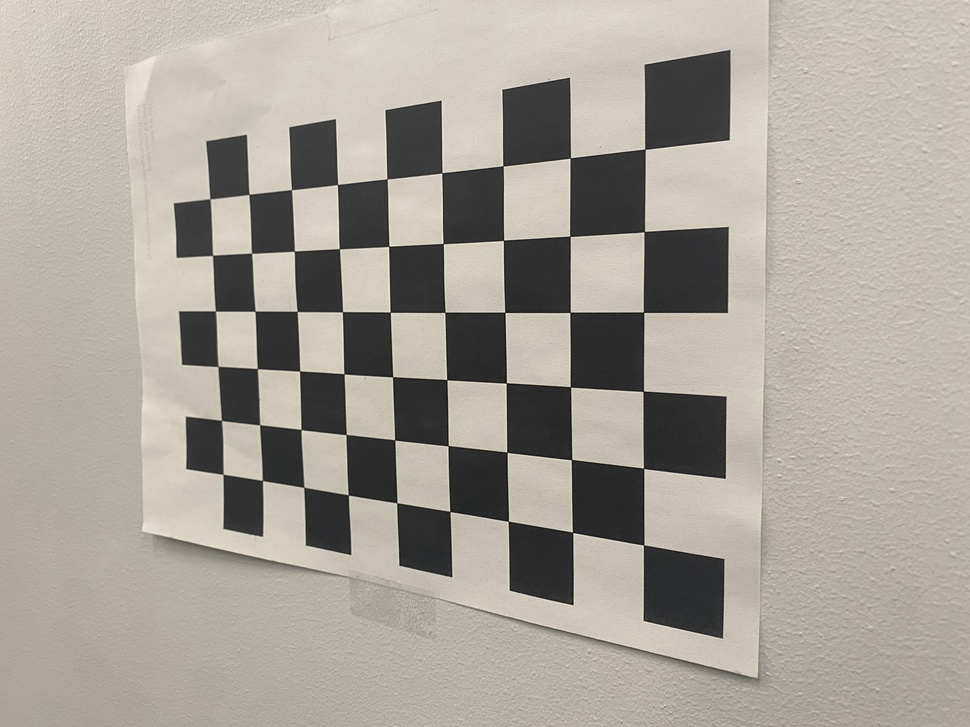
#> input picture Strike zone overlay/Calibration_pictures/IMG_5154.JPG, 970 x 727 px, shrunk from 4032 x 3024 before the run, given in place of IMG_5154.JPG, which was not available
$ jupyter execute Camera_Calibration_test.ipynb
#> lines starting #> are read from the running program, lines starting #| are printed output that depends on the picture; after the words box and inside, x2 and y2 are one past the last pixel; in counts of white or black regions, pixels touching at a corner belong together; long printed decimals are rounded; pictures that were not available may be replaced by others from this repository, and a replacement may not be noted
[cell 1]
# [19 lines of commented-out code are left out]

[cell 2]
# [49 lines of commented-out code are left out]

[cell 3]
# print(ret)

[cell 4]
# [7 lines of commented-out code are left out]

[cell 5]
import numpy as np
import cv2
import glob
import argparse

# termination criteriab
criteria = (cv2.TERM_CRITERIA_EPS + cv2.TERM_CRITERIA_MAX_ITER, 30, 0.001)


def calibrate(dirpath, prefix, image_format, square_size, width=9, height=6):
    """ Apply camera calibration operation for images in the given directory path. """
#> called with dirpath = '', prefix = '', image_format = 'JPG', square_size = 0.025, width = 9, height = 6
    # prepare object points, like (0,0,0), (1,0,0), (2,0,0) ....,(8,6,0)
    objp = np.zeros((height*width, 3), np.float32)
    objp[:, :2] = np.mgrid[0:width, 0:height].T.reshape(-1, 2)

    objp = objp * square_size

    # Arrays to store object points and image points from all the images.
    objpoints = []  # 3d point in real world space
    imgpoints = []  # 2d points in image plane.

    if dirpath[-1:] == '/':
        dirpath = dirpath[:-1]

    images = glob.glob(dirpath+'/' + prefix + '*.' + image_format)

    for fname in images:
        img = cv2.imread(fname)
#> img is the input picture: shape (727, 970, 3); mean B, G, R 151.7, 161.6, 167.6
        gray = cv2.cvtColor(img, cv2.COLOR_BGR2GRAY)

        # Find the chess board corners
        ret, corners = cv2.findChessboardCorners(gray, (width, height), None)
#> ret = True; corners = 54 rows, first 8: [643.9, 544.7], [572.7, 532.4], [508, 521.1], [449.9, 511.4], [397, 503], [348.3, 495], [303.7, 487.1], [262.5, 480.5]

        # If found, add object points, image points (after refining them)
        if ret:
            objpoints.append(objp)

            corners2 = cv2.cornerSubPix(gray, corners, (11, 11), (-1, -1), criteria)
#> corners2 = 54 rows, first 8: [643.6, 544.9], [572.5, 532.3], [508.4, 521.3], [449.8, 511.4], [396.8, 502.7], [348.3, 494.8], [303.8, 487.3], [262.4, 480.5]
            imgpoints.append(corners2)

            # Draw and display the corners
            img = cv2.drawChessboardCorners(img, (width, height), corners2, ret)
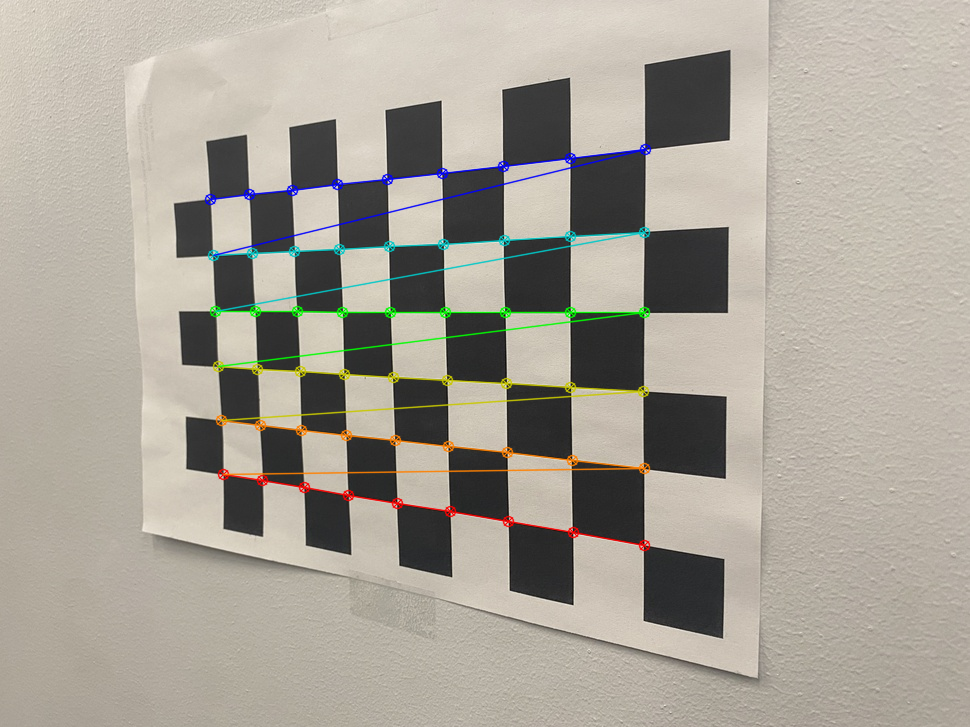
#> img: shape (727, 970, 3); 2.62% of pixels changed, all inside (x1, y1, x2, y2) = (204, 143, 652, 552)

    ret, mtx, dist, rvecs, tvecs = cv2.calibrateCamera(objpoints, imgpoints, gray.shape[::-1], None, None)
#> ret = 0.382; mtx = [[819.3, 0, 447.8], [0, 819.5, 361], [0, 0, 1]]; dist = [[-0.159, 4.37, -0.0019, 0.00814, -23.03]]; rvecs = ([-0.906, 0.157, -3],); tvecs = ([0.0631, 0.0593, 0.266],)

    return [ret, mtx, dist, rvecs, tvecs]
def save_coefficients(mtx, dist, path):
    """ Save the camera matrix and the distortion coefficients to given path/file. """
    cv_file = cv2.FileStorage(path, cv2.FILE_STORAGE_WRITE)
    cv_file.write("K", mtx)
    cv_file.write("D", dist)
    # note you *release* you don't close() a FileStorage object
    cv_file.release()
def load_coefficients(path):
    """ Loads camera matrix and distortion coefficients. """
    # FILE_STORAGE_READ
    cv_file = cv2.FileStorage(path, cv2.FILE_STORAGE_READ)

    # note we also have to specify the type to retrieve other wise we only get a
    # FileNode object back instead of a matrix
    camera_matrix = cv_file.getNode("K").mat()
    dist_matrix = cv_file.getNode("D").mat()

    cv_file.release()
    return [camera_matrix, dist_matrix]

[cell 6]
# [11 lines of commented-out code are left out]
ret, mtx, dist, rvecs, tvecs = calibrate("", "", "JPG", .025, 9, 6)
#> ret = 0.382; mtx = [[819.3, 0, 447.8], [0, 819.5, 361], [0, 0, 1]]; dist = [[-0.159, 4.37, -0.0019, 0.00814, -23.03]]; rvecs = ([-0.906, 0.157, -3],); tvecs = ([0.0631, 0.0593, 0.266],)
# save_coefficients(mtx, dist, args.save_file)
print("Calibration is finished. RMS: ", ret)
#| Calibration is finished. RMS:  0.3822

[cell 7]
print(mtx)
#| [[819.280   0.         447.777 ]
#|  [  0.         819.451 360.978 ]
#|  [  0.           0.           1.        ]]


$ run again, on Strike zone overlay/Calibration_pictures/IMG_5155.JPG
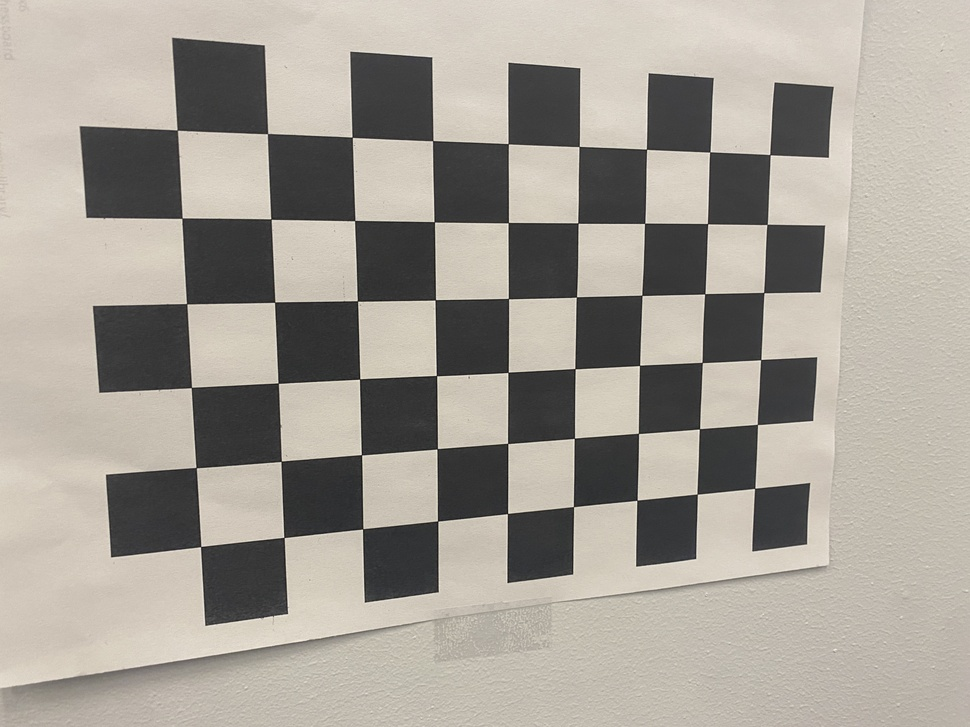
#> input picture Strike zone overlay/Calibration_pictures/IMG_5155.JPG, 970 x 727 px, shrunk from 4032 x 3024 before the run, given in place of IMG_5155.JPG, which was not available
#> in calibrate, img is the input picture: shape (727, 970, 3); mean B, G, R 149.9, 158.6, 164.1
#> in calibrate, `ret, corners = cv2.findChessboardCorners(gray, (width, height), None)`: ret = True; corners = 54 rows, first 8: [754.7, 488.3], [697.2, 494.1], [637, 500.3], [573.5, 506.6], [507.5, 513.5], [437.7, 520.9], [362.7, 528.8], [284, 537.5]
#> corners2 = 54 rows, first 8: [754.7, 488.3], [697.2, 494.1], [637, 500.3], [573.5, 506.6], [507.5, 513.5], [437.6, 521], [362.6, 528.8], [284, 537.5]
#> in calibrate, `img = cv2.drawChessboardCorners(img, (width, height), corners2, ret)`:
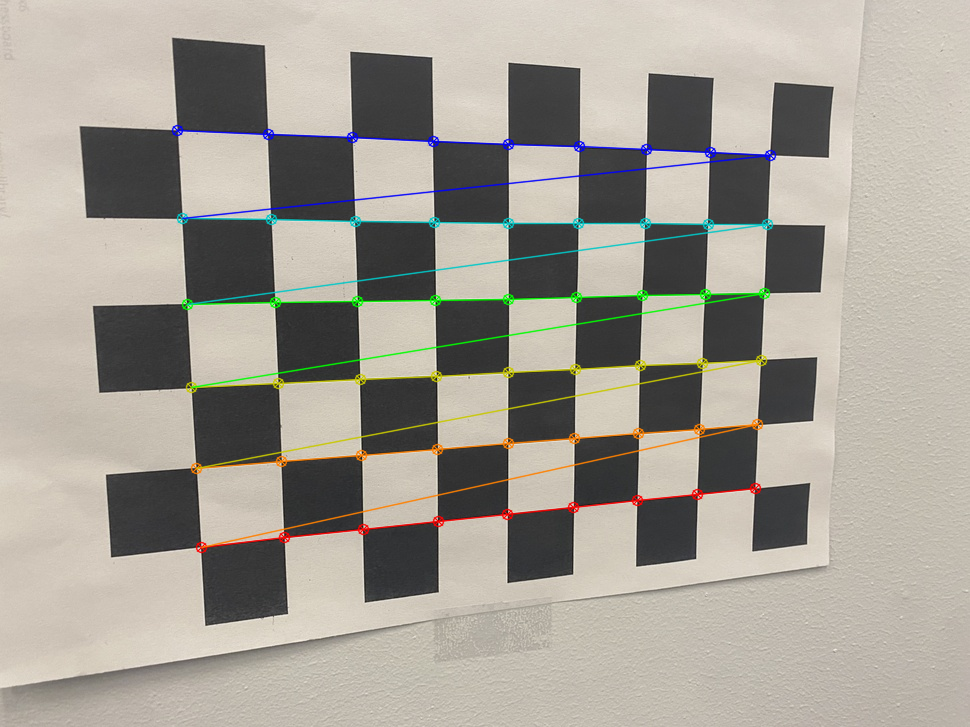
#> img: shape (727, 970, 3); 3.3% of pixels changed, all inside (x1, y1, x2, y2) = (171, 124, 777, 554)
#> in calibrate, `ret, mtx, dist, rvecs, tvecs = cv2.calibrateCamera(objpoints, imgpoint..`: ret = 0.28; mtx = [[851.7, 0, 498.9], [0, 845.2, 378], [0, 0, 1]]; dist = [[0.296, -2.09, -0.0012, -0.00329, 4.42]]; rvecs = ([-0.503, -0.235, 3.07],); tvecs = ([0.0978, 0.0425, 0.329],)
#> `ret, mtx, dist, rvecs, tvecs = calibrate("", "", "JPG", .025, 9, 6)`: ret = 0.28; mtx = [[851.7, 0, 498.9], [0, 845.2, 378], [0, 0, 1]]; dist = [[0.296, -2.09, -0.0012, -0.00329, 4.42]]; rvecs = ([-0.503, -0.235, 3.07],); tvecs = ([0.0978, 0.0425, 0.329],)
#| Calibration is finished. RMS:  0.2803
#| [[851.695   0.         498.944]
#|  [  0.         845.188 377.975]
#|  [  0.           0.           1.        ]]

$ run again, on Strike zone overlay/Calibration_pictures/IMG_5156.JPG
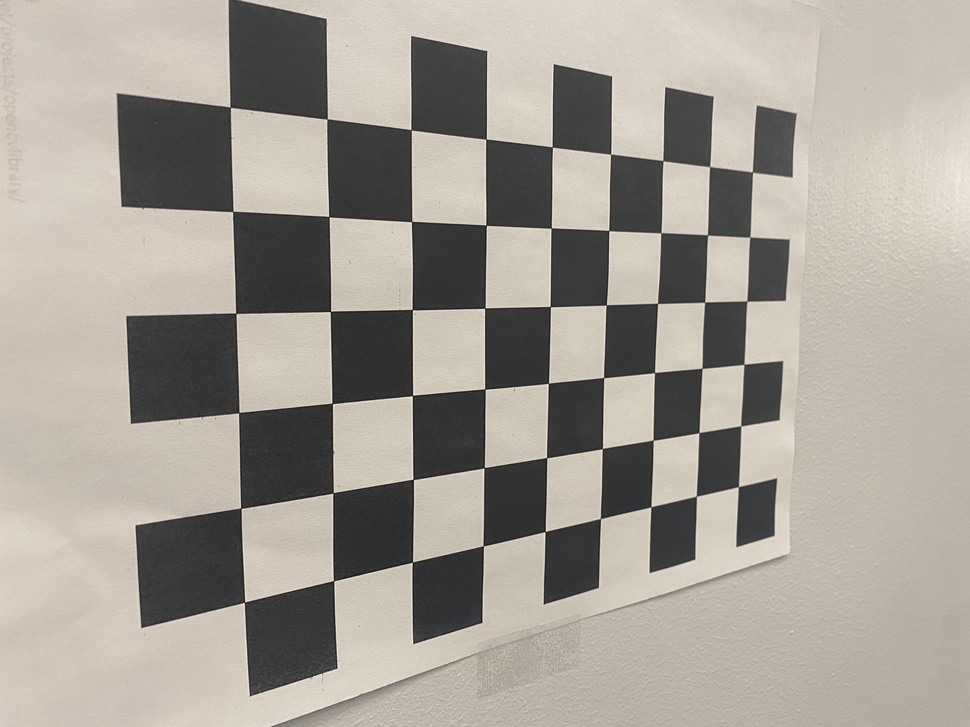
#> input picture Strike zone overlay/Calibration_pictures/IMG_5156.JPG, 970 x 727 px, shrunk from 4032 x 3024 before the run, given in place of IMG_5156.JPG, which was not available
#> in calibrate, img is the input picture: shape (727, 970, 3); mean B, G, R 149.5, 158.2, 163.9
#> in calibrate, `ret, corners = cv2.findChessboardCorners(gray, (width, height), None)`: ret = True; corners = 54 rows, first 8: [738.4, 486.6], [696.4, 496.2], [650.8, 506.9], [600.4, 518.5], [545.2, 531.5], [483.2, 545.9], [412.4, 562], [333.5, 580.7]
#> corners2 = 54 rows, first 8: [738.4, 486.6], [696.4, 496.3], [650.8, 506.8], [600.5, 518.5], [545.2, 531.5], [483.2, 545.9], [412.4, 562.1], [333.5, 580.7]
#> in calibrate, `img = cv2.drawChessboardCorners(img, (width, height), corners2, ret)`:
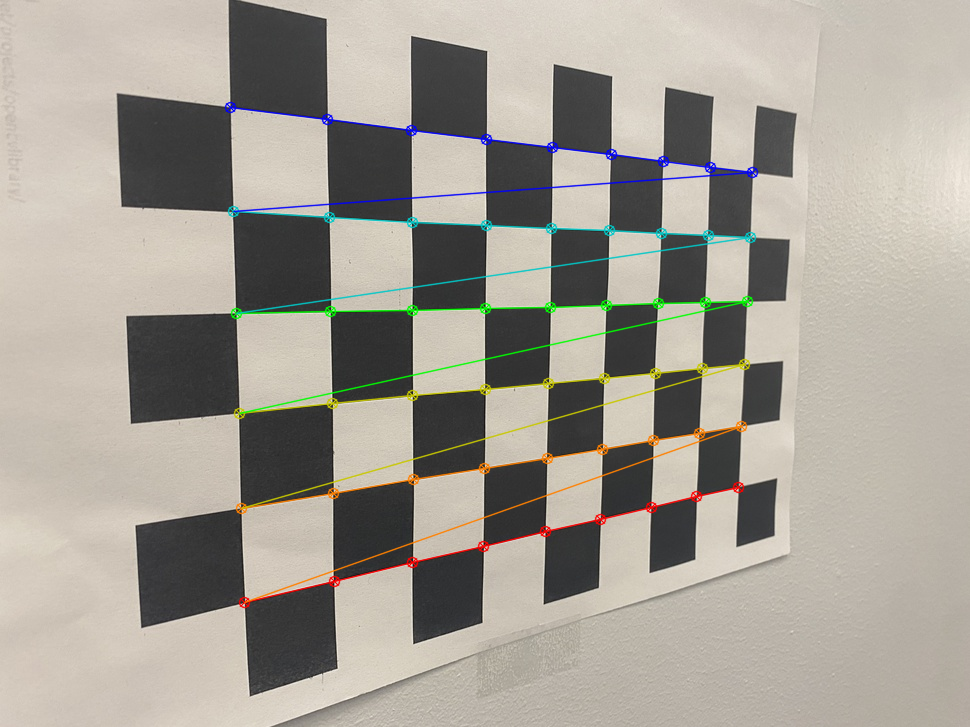
#> img: shape (727, 970, 3); 3% of pixels changed, all inside (x1, y1, x2, y2) = (224, 101, 759, 609)
#> in calibrate, `ret, mtx, dist, rvecs, tvecs = cv2.calibrateCamera(objpoints, imgpoint..`: ret = 0.485; mtx = [[825.8, 0, 476.2], [0, 803.3, 367.2], [0, 0, 1]]; dist = [[0.0293, 0.423, -0.00106, -0.00471, -2.83]]; rvecs = ([-0.953, -0.178, 2.96],); tvecs = ([0.104, 0.0485, 0.327],)
#> `ret, mtx, dist, rvecs, tvecs = calibrate("", "", "JPG", .025, 9, 6)`: ret = 0.485; mtx = [[825.8, 0, 476.2], [0, 803.3, 367.2], [0, 0, 1]]; dist = [[0.0293, 0.423, -0.00106, -0.00471, -2.83]]; rvecs = ([-0.953, -0.178, 2.96],); tvecs = ([0.104, 0.0485, 0.327],)
#| Calibration is finished. RMS:  0.4848
#| [[825.816   0.         476.162]
#|  [  0.         803.303 367.171]
#|  [  0.           0.           1.        ]]
